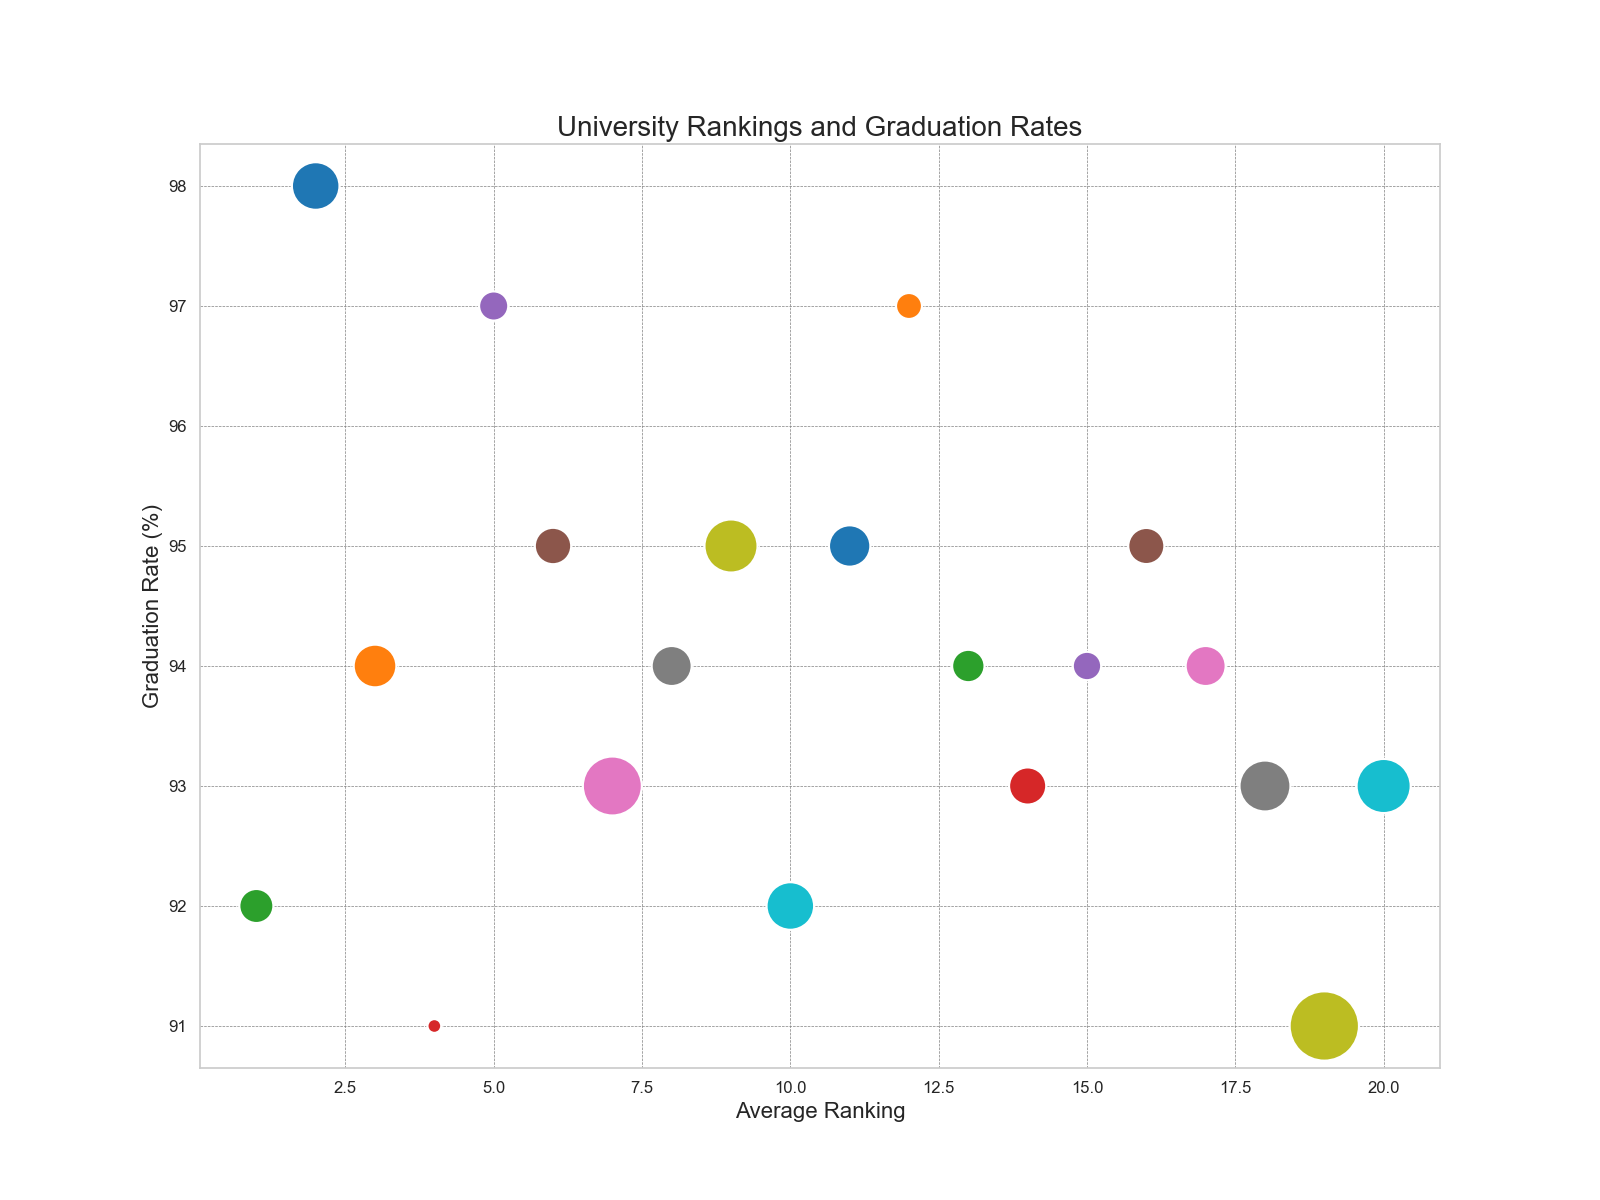

Reproduce this figure in Python.

import seaborn as sns
import matplotlib.pyplot as plt
import pandas as pd

data = pd.DataFrame({
    'University': ['Harvard', 'Stanford', 'MIT', 'Caltech', 'Princeton', 'Yale', 'Columbia', 'Chicago',
                   'UPenn', 'Northwestern', 'Duke', 'Dartmouth', 'Brown', 'Vanderbilt', 'Rice', 'Notre Dame',
                   'Washington_St_Louis', 'Cornell', 'UCLA', 'Johns_Hopkins'],
    'Average_Ranking': [2, 3, 1, 4, 5, 6, 7, 8, 9, 10, 11, 12, 13, 14, 15, 16, 17, 18, 19, 20],
    'Graduation_Rate': [98, 94, 92, 91, 97, 95, 93, 94, 95, 92, 95, 97, 94, 93, 94, 95, 94, 93, 91, 93],
    'Student_Faculty_Ratio': [7, 5, 3, 3, 5, 6, 6, 5, 6, 6, 7, 7, 6, 7, 6, 8, 8, 9, 18, 7],
    'Total_Enrollment': [21000, 17000, 11000, 2200, 8200, 12500, 32000, 15000, 26000, 21000, 16000, 6600, 10000, 13000, 7800, 12300, 15000, 24000, 44000, 27000]
})

sns.set(style="whitegrid")
palette = sns.color_palette(["#1f77b4", "#ff7f0e", "#2ca02c", "#d62728", "#9467bd", "#8c564b", "#e377c2", "#7f7f7f", "#bcbd22", "#17becf"])

plt.figure(figsize=(16, 12))
bubble = sns.scatterplot(x="Average_Ranking", y="Graduation_Rate", size="Total_Enrollment",
                         sizes=(100, 2500), hue="University", palette=palette, data=data, legend=False)

plt.title('University Rankings and Graduation Rates', fontsize=20)
plt.xlabel('Average Ranking', fontsize=16)
plt.ylabel('Graduation Rate (%)', fontsize=16)

plt.xticks(fontsize=12)
plt.yticks(fontsize=12)
plt.grid(True, color='gray', linestyle='--', linewidth=0.5)

plt.show()
